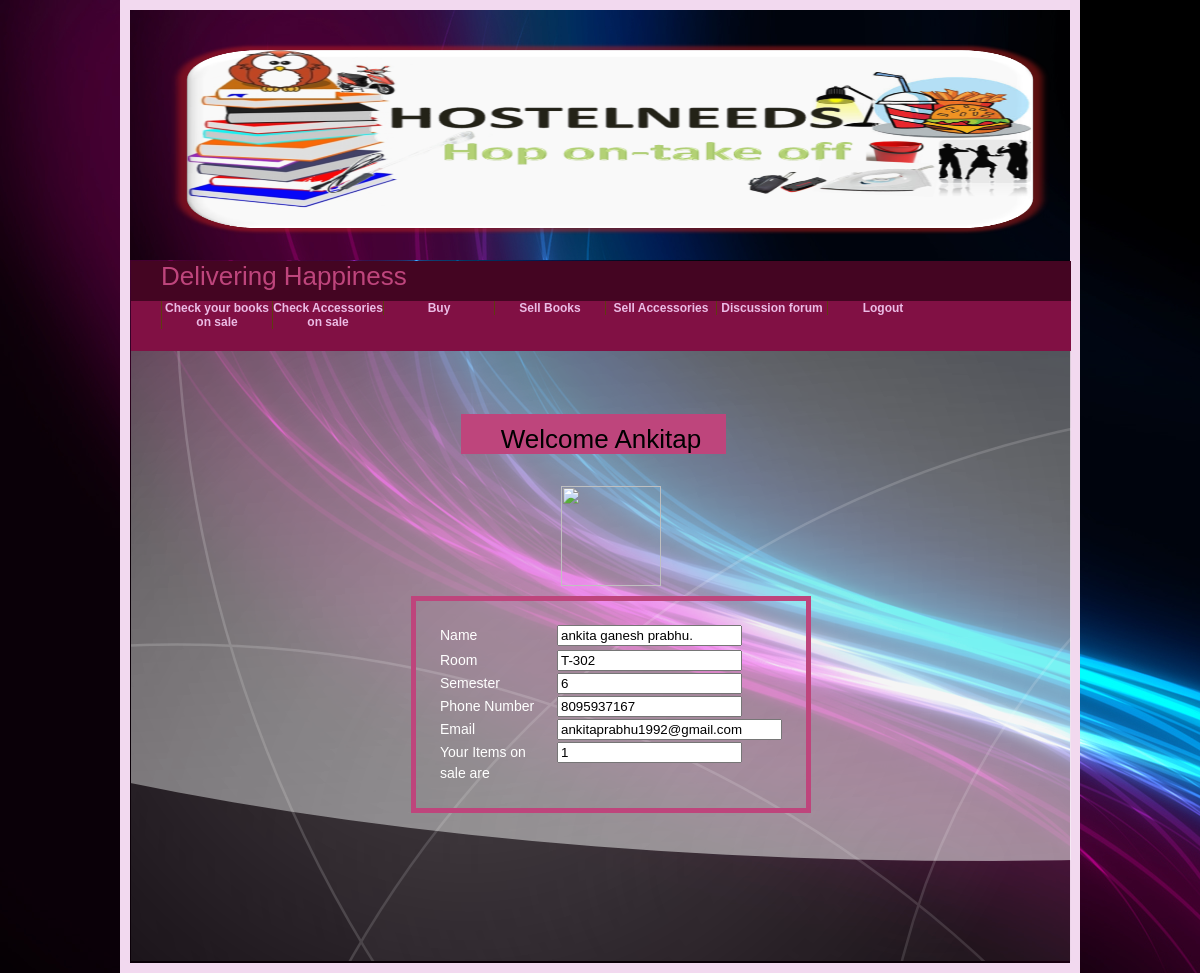
The app's page /myprofile.php?id=ankitap with its own data.
### tables this page shows
CREATE TABLE IF NOT EXISTS `signup` (
  `fname` varchar(20) DEFAULT NULL,
  `mname` varchar(20) DEFAULT NULL,
  `lname` varchar(20) DEFAULT NULL,
  `room` varchar(10) DEFAULT NULL,
  `sem` varchar(5) DEFAULT NULL,
  `phone` varchar(10) DEFAULT NULL,
  `email` varchar(30) DEFAULT NULL,
  `username` varchar(20) DEFAULT NULL,
  `pwd` varchar(10) DEFAULT NULL,
  `itemno` varchar(10) DEFAULT NULL,
  `imgwidth` int(11) DEFAULT NULL,
  `imgheight` int(11) DEFAULT NULL,
  `imgtype` varchar(20) DEFAULT NULL,
  `imgdata` blob
);

### myprofile.php (the view, shortened to what this page needs)
<html xmlns="http://www.w3.org/1999/xhtml">
<head>
<link href="templatemo_style2.css" rel="stylesheet" type="text/css" />
<link rel="stylesheet" type="text/css" href="style_login.css" />
</head>
    <body>
        <div id="templatemo_container">
    <div id="templatemo_banner">
    <img src="images/logo.png"  alt="LOGO " title="Hostel Needs" border="0" height="200" width="900"/>
    </div>
     <div class='wrapper'>
<div id="templatemo_menu_panel">
    <h2><font size="3" color="#be457c">Delivering Happiness</font></h2>
    </div>
     <div id="templatemo_content">
         <ul>
             <?php
                $username=$_REQUEST['id'];
            echo "<li><a href=book.php?id=$username>Check your books on sale</a></li>";
            echo "<li><a href='accessories.php?id=$username'>Check Accessories on sale</a></li>";
            echo "<li><a href='bidding.php?id=$username'>Buy</a></li>";
            echo "<li><a href='sellbook.php?id=$username'>Sell Books</a></li>";
            echo "<li><a href='sellacces.php?id=$username'>Sell Accessories</a></li>";
            echo "<li><a href='discussion1.php?id=$username'>Discussion forum</a></li>";
            echo "<li><a href='home.php'>Logout</a></li>";
                ?>
        </ul>
            <div id="templatemo_content_left">
                <div class="cleaner_with_height">&nbsp;</div>
                <div class="cleaner_with_height">&nbsp;</div>
                <div class="container">
       <?php
                $i=0;
                $username=$_REQUEST['id'];
                $array=Array();
                $sql="select * from signup where username='$username';";
                $res=  mysql_query($sql);
                while($row=  mysql_fetch_array($res))
                {
                    $array[$i++]=$row['fname'];
                    $array[$i++]=$row['mname'];
                    $array[$i++]=$row['lname'];
                    $array[$i++]=$row['room'];
                    $array[$i++]=$row['sem'];
                    $array[$i++]=$row['phone'];
                    $array[$i++]=$row['email'];
                    $array[$i++]=$row['username'];
                    $array[$i++]=$row['itemno'];
                }
                if($res)
                {
                    echo"<div class='abovebox'>";
                     echo"<div id='templatemo_welcome'>";
                           echo "<h2><font size='3' color='black'>Welcome ".ucfirst($username)."</font></h2><br><br>";
                    echo"</div><br><br>";
                     echo"<img src='image.php?id=$username' width='100px' height='100px' /><br>";
                   echo"</div>";
                   echo"<div class='box'>";
                   echo "<table>";
                   echo "<tr>";
                   echo "<td>";
                   echo "Name ";
                   echo "</td>";
                   echo "<td>";
                   echo "<input type='text' value='$array[0] $array[1] $array[2].'><br>";
                   echo "</td>";
                   echo "<tr>";
                   echo "<tr>";
                   echo "<td>";
                   echo "Room  ";
                   echo "</td>";
                   echo "<td>";
                   echo "<input type='text' value='$array[3]'><br>";
                   echo "</td>";
                   echo "<tr>";
                   echo "<td>" ;
                   echo "Semester";
                   echo "</td>";
                   echo "<td>";
                   echo "<input type='text' value='$array[4]'><br>";
                   echo "</td>";
                   echo "</tr>";
                   echo "<tr>";
                   echo "<td>";
                   echo "Phone Number";
                   echo "</td>";
                   echo "<td>";
                   echo "<input type='text' value='$array[5]'><br>";
                   echo "</td>";
                   echo "</tr>";
                   echo "<tr>";
                   echo "<td>";
                   echo "Email";
                   echo "</td>";
                   echo "<td>";
                   echo "<input type='text' value='$array[6]' size='25px'><br>";
                   echo "</td>";
                   echo "</tr>";
                   echo "<tr>";
                   echo "<td>";
                   echo "Your Items on sale are";
                   echo "</td>";
                   echo "<td>";
                   echo "<input type='text' value='$array[8]'><br>";
                  echo "</td>"  ;
                   echo "</tr>";
                  echo "</table>";
                  echo "</div>";
                }
                else
                {
                   echo "<script type='text/javascript'>";
                   echo "alert('Could not retreive user details')";
                   echo "</script>";
                }
       ?>
             </div>
            </div>
        </div>
        </div>
        <div class="cleaner">&nbsp;</div>
    </div>
    </body>
</html>

### templatemo_style2.css (style rules this page uses)
body { margin: 0; padding: 0; line-height: 1.5em; font-family: Verdana, Arial, san-serif; font-size: 11px; color: #fff; background: #fff; }
table { margin: 0; padding: 0; line-height: 1.5em; font-family: Verdana, Arial, san-serif; font-size: 11px; color: #fff; background: #fff; }
a:link, a:visited { color: #F1A5D5; text-decoration: underline; }
h2 { margin: 0 0 20px 0; padding: 10px 0 10px 15px; font-size: 24px; color: #ffffff; font-weight: normal; background-color: #440522; }
.cleaner { clear: both; width: 100%; height: 1px; font-size: 1px; }
.cleaner_with_height { clear: both; width: 100%; height: 30px; font-size: 1px; }
#templatemo_container { width: 940px; margin: 0 auto; border: 10px solid #f2d9ef; }
body { background: #010101 url(../images/background.jpg) no-repeat; margin:0; padding:0px; }
#templatemo_container #templatemo_banner { overflow: hidden; width: 880px; height: 190px; padding: 30px 30px; background:url(images/background.jpg) top left no-repeat; }
#templatemo_menu_panel { overflow: hidden; width: 880px; height: 40px; padding: 0 30px; background: #440522; }
body { background: #010101 url(images/background.jpg) no-repeat; margin:0; padding:0px; }
#templatemo_welcome { overflow: hidden; width: 250px; height: 30px; padding: 10px 0px 0px 15px; text-align: center; background: #be457c; margin-left: 300px; }
#templatemo_content { width: 880px; padding: 0 30px; background: #811044; height: 50px; }
#templatemo_content ul { float: left; width: 1030px; margin: 0; padding: 0px 0 0 0; list-style: none; }
#templatemo_content ul li { display: inline; }
.box { margin-left: 250px; margin-right: 250px; margin-top: 10px; margin-bottom: 40px; padding: 22px 22px 22px 22px; text-align: left; border-left: 5px solid #be457c; border-right: 5px solid #be457c; border-top: 5px solid #be457c; border-bottom: 5px solid #be457c; }
.abovebox { text-align: center; }
#templatemo_content ul li a { float: left; width: 110px; padding: 0px 0; font-size: 12px; font-weight: bold; text-align: center; text-decoration: none; color: #ebbce5; border-left: 1px solid #5f3b11; }
#templatemo_content #templatemo_content_left { float: left; width: 630px; }

### style_login.css (style rules this page uses)
html, body, div, span, applet, object, iframe, h1, h2, h3, h4, h5, h6, p, blockquote, pre, a, abbr, acronym, address, big, cite, code, del, dfn, em, font, img, ins, kbd, q, s, samp, small, strike, strong, sub, sup, tt, var, b, u, i, center, dl, dt, dd, ol, ul, li, fieldset, form, label, legend, table, caption, tbody, tfoot, thead, tr, th, td { margin: 0; padding: 0; border: 0; outline: 0; font-size: 100%; vertical-align: baseline; background: transparent; }
body { background: #DCDDDF url(images/background.png); color: #000; font: 14px Arial; margin: 0 auto; padding: 0; position: relative; }
body { background: #010101 url(images/background.jpg) no-repeat; margin:0; padding:0px; }
.wrapper { width:940px; height:700px; background:url(images/transparent.png) repeat-x; margin:1px 10px 1px 1px; float:none; }
h2 { font-size:26px; }
h1,h2,h3,h4,h5,h6 { color:black; }
a { text-decoration: none; }
.container { margin: 25px auto; position: relative; width: 900px; }

### records on screen
signup: fname+mname+lname "ankita ganesh prabhu.", room "T-302", sem "6", phone "8095937167", email "ankitaprabhu1992@gmail.com", itemno "1"

### other values on screen
$username "Ankitap"
